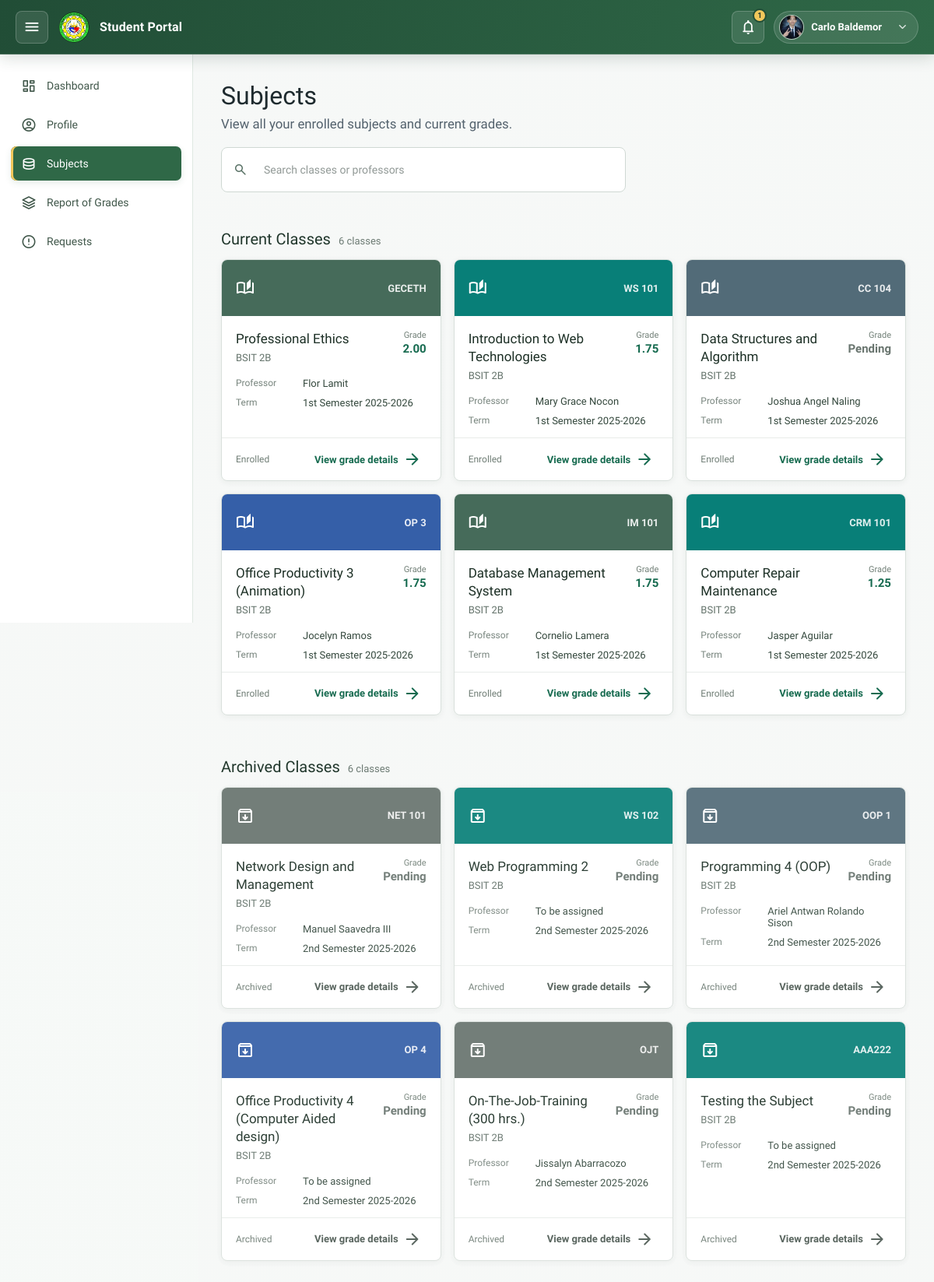
/student/pages/subjects.php (signed in), run on the app's committed database.
### tables this page shows
CREATE TABLE `section_subjects` (
  `id` int(11) NOT NULL,
  `section_id` int(11) NOT NULL,
  `subject_id` int(11) NOT NULL,
  `professor_id` int(11) DEFAULT NULL,
  `term_id` int(11) DEFAULT NULL,
  `created_at` datetime DEFAULT current_timestamp()
);

CREATE TABLE `subjects` (
  `id` int(11) NOT NULL,
  `subject_code` varchar(50) NOT NULL,
  `subject_title` varchar(200) NOT NULL,
  `units` decimal(3,1) DEFAULT 0.0,
  `description` text DEFAULT NULL,
  `course_id` int(11) DEFAULT NULL,
  `year_level` int(11) DEFAULT NULL,
  `term_id` int(11) DEFAULT NULL,
  `is_active` tinyint(1) DEFAULT 1,
  `created_at` datetime DEFAULT current_timestamp(),
  `updated_at` datetime DEFAULT current_timestamp() ON UPDATE current_timestamp()
);

CREATE TABLE `sections` (
  `id` int(11) NOT NULL,
  `section_name` varchar(100) NOT NULL,
  `is_active` tinyint(1) DEFAULT 1,
  `created_at` datetime DEFAULT current_timestamp(),
  `updated_at` datetime DEFAULT current_timestamp() ON UPDATE current_timestamp(),
  `year_level` enum('1','2','3','4') NOT NULL,
  `course_id` int(11) DEFAULT NULL,
  `term_id` int(11) DEFAULT NULL
);

CREATE TABLE `terms` (
  `id` int(11) NOT NULL,
  `semester` enum('1','2') NOT NULL DEFAULT '1',
  `term_name` varchar(100) NOT NULL,
  `school_year` varchar(20) DEFAULT NULL,
  `start_date` date DEFAULT NULL,
  `end_date` date DEFAULT NULL,
  `is_active` tinyint(1) DEFAULT 1,
  `created_at` datetime DEFAULT current_timestamp(),
  `updated_at` datetime DEFAULT current_timestamp() ON UPDATE current_timestamp()
);

### student/pages/subjects.php (the view, shortened to what the rows shown need)
<?php
require_once '../includes/init.php';
$user_id = $_SESSION['user']['id'];
$student_id = getStudentIDByUserID($pdo, $user_id);
function getStudentSubjects(PDO $pdo, int $student_id): array
{
    $sql = "
        SELECT
            t.term_name,
            t.is_active AS term_is_active,
            s.subject_code,
            s.subject_title,
            s.is_active AS subject_is_active,
            sec.section_name,
            sec.id AS section_id,
            ssub.id AS section_subject_id,
            CONCAT(p.first_name, ' ', p.last_name) AS professor_name
        FROM
            section_students ss
        INNER JOIN section_subjects ssub ON ss.section_id = ssub.section_id
        INNER JOIN sections sec ON ss.section_id = sec.id
        INNER JOIN subjects s ON ssub.subject_id = s.id
        LEFT JOIN terms t ON ssub.term_id = t.id
        LEFT JOIN professors p ON ssub.professor_id = p.id
        WHERE
            ss.student_id = :student_id
    ";
    $stmt = $pdo->prepare($sql);
    $stmt->execute(['student_id' => $student_id]);
    return $stmt->fetchAll();
}
function getStudentIDByUserID(PDO $pdo, int $user_id): ?int
{
    $sql = "SELECT id FROM students WHERE user_id = :user_id";
    $stmt = $pdo->prepare($sql);
    $stmt->execute(['user_id' => $user_id]);
    $result = $stmt->fetchColumn();
    return $result !== false ? (int)$result : null;
}
$all_subjects = getStudentSubjects($pdo, $student_id);
$enrolled_subjects = [];
$archived_subjects = [];
foreach ($all_subjects as $subject) {
    $subjectIsActive = isset($subject['subject_is_active']) ? (int)$subject['subject_is_active'] === 1 : true;
    $termFlag = $subject['term_is_active'] ?? null;
    $termIsActive = $termFlag === null ? true : ((int)$termFlag === 1);
    if ($subjectIsActive && $termIsActive) {
        $enrolled_subjects[] = $subject;
    } else {
        $archived_subjects[] = $subject;
    }
}
$subjectGroups = [
    ['title' => 'Current Classes', 'subjects' => $enrolled_subjects, 'archived' => false],
    ['title' => 'Archived Classes', 'subjects' => $archived_subjects, 'archived' => true],
];
?>
<!DOCTYPE html>
<html lang="en">
<head>
    <link rel="stylesheet" href="../assets/css/student.css?v=20261006.1">
</head>
<body>
    <?php include '../includes/header.php'; ?>
    <div class="layout">
        <main class="content">
            <div class="page-header">
              <h1>Subjects</h1>
            </div>
                        <?php foreach ($subjectGroups as $group): ?>
                            <section class="subject-group<?= $group['archived'] ? ' subject-group--archived' : ''; ?>" aria-labelledby="<?= $group['archived'] ? 'archived-classes-heading' : 'current-classes-heading'; ?>">
                                <div class="subject-group__heading">
                                    <h2 id="<?= $group['archived'] ? 'archived-classes-heading' : 'current-classes-heading'; ?>"><?= htmlspecialchars($group['title']); ?></h2>
                                    <span><?= count($group['subjects']); ?> <?= count($group['subjects']) === 1 ? 'class' : 'classes'; ?></span>
                                </div>
                                <?php if (empty($group['subjects'])): ?>
                                    <div class="subject-empty-state">
                                        <span class="material-symbols-rounded" aria-hidden="true"><?= $group['archived'] ? 'inventory_2' : 'menu_book'; ?></span>
                                        <p><?= $group['archived'] ? 'No archived classes.' : 'No classes are assigned for an active term yet.'; ?></p>
                                    </div>
                                <?php else: ?>
                                    <div class="subject-card-grid">
                                        <?php foreach ($group['subjects'] as $subject): ?>
                                            <?php
                                                $sectionId = (int)($subject['section_id'] ?? 0);
                                                $sectionSubjectId = (int)($subject['section_subject_id'] ?? 0);
                                                $subjectTitle = trim((string)($subject['subject_title'] ?? ''));
                                                $subjectCode = trim((string)($subject['subject_code'] ?? ''));
                                                $professorName = trim((string)($subject['professor_name'] ?? '')) ?: 'To be assigned';
                                                $termName = trim((string)($subject['term_name'] ?? '')) ?: 'Term not set';
                                                $sectionName = trim((string)($subject['section_name'] ?? '')) ?: 'Section not set';
                                                $gradeInfo = $sectionId ? computeStudentGradeForSection($pdo, $student_id, $sectionId, $sectionSubjectId ?: null) : null;
                                                if (!empty($gradeInfo['equivalent'])) {
                                                        $gradeDisplay = (string)$gradeInfo['equivalent'];
                                                } elseif (isset($gradeInfo['final_grade_display']) && $gradeInfo['final_grade_display'] !== null) {
                                                        $gradeDisplay = number_format((float)$gradeInfo['final_grade_display'], 2) . '%';
                                                } else {
                                                        $gradeDisplay = 'Pending';
                                                }
                                                $searchText = strtolower(implode(' ', [$subjectCode, $subjectTitle, $sectionName, $professorName, $termName]));
                                            ?>
                                            <article class="subject-card<?= $group['archived'] ? ' subject-card--archived' : ''; ?>" data-subject-card data-search="<?= htmlspecialchars($searchText, ENT_QUOTES); ?>">
                                                <div class="subject-card__banner" aria-hidden="true">
                                                    <span class="material-symbols-rounded"><?= $group['archived'] ? 'archive' : 'auto_stories'; ?></span>
                                                    <span class="subject-card__code"><?= htmlspecialchars($subjectCode ?: 'SUBJECT'); ?></span>
                                                </div>
                                                <div class="subject-card__content">
                                                    <div class="subject-card__title-row">
                                                        <div>
                                                            <h3><?= htmlspecialchars($subjectTitle ?: $subjectCode ?: 'Subject'); ?></h3>
                                                            <p class="subject-card__section"><?= htmlspecialchars($sectionName); ?></p>
                                                        </div>
                                                        <span class="subject-grade<?= $gradeDisplay === 'Pending' ? ' subject-grade--pending' : ''; ?>">
                                                            <span class="subject-grade__label">Grade</span>
                                                            <?= htmlspecialchars($gradeDisplay); ?>
                                                        </span>
                                                    </div>
                                                    <dl class="subject-card__details">
                                                        <div><dt>Professor</dt><dd><?= htmlspecialchars($professorName); ?></dd></div>
                                                        <div><dt>Term</dt><dd><?= htmlspecialchars($termName); ?></dd></div>
                                                    </dl>
                                                </div>
                                                <div class="subject-card__footer">
                                                    <span class="subject-card__status"><?= $group['archived'] ? 'Archived' : 'Enrolled'; ?></span>
                                                    <button
                                                        type="button"
                                                        class="subject-card__action"
                                                        data-grade-view
                                                        data-subject="<?= htmlspecialchars($subjectTitle ?: $subjectCode, ENT_QUOTES); ?>"
                                                        data-professor="<?= htmlspecialchars($professorName, ENT_QUOTES); ?>"
                                                        data-section-id="<?= $sectionId; ?>"
                                                        data-section-subject-id="<?= $sectionSubjectId; ?>"
                                                        <?= $sectionId ? '' : 'disabled'; ?>
                                                    >View grade details <span class="material-symbols-rounded" aria-hidden="true">arrow_forward</span></button>
                                                </div>
                                            </article>
                                        <?php endforeach; ?>
                                    </div>
                                <?php endif; ?>
                            </section>
                        <?php endforeach; ?>
        </main>
    </div>
</body>
</html>

### data on the page
section_subjects: subject.subject_code "GECETH", subject.subject_title "Professional Ethics", section.section_name "BSIT 2B", gradeDisplay "2.00", professorName "Flor Lamit", term.term_name "1st Semester 2025-2026", shows "Enrolled"
section_subjects: subject.subject_code "WS 101", subject.subject_title "Introduction to Web Technologies", section.section_name "BSIT 2B", gradeDisplay "1.75", professorName "Mary Grace Nocon", term.term_name "1st Semester 2025-2026", shows "Enrolled"
section_subjects: subject.subject_code "CC 104", subject.subject_title "Data Structures and Algorithm", section.section_name "BSIT 2B", gradeDisplay "Pending", professorName "Joshua Angel Naling", term.term_name "1st Semester 2025-2026", shows "Enrolled"
section_subjects: subject.subject_code "OP 3", subject.subject_title "Office Productivity 3 (Animation)", section.section_name "BSIT 2B", gradeDisplay "1.75", professorName "Jocelyn Ramos", term.term_name "1st Semester 2025-2026", shows "Enrolled"
section_subjects: subject.subject_code "IM 101", subject.subject_title "Database Management System", section.section_name "BSIT 2B", gradeDisplay "1.75", professorName "Cornelio Lamera", term.term_name "1st Semester 2025-2026", shows "Enrolled"
section_subjects: subject.subject_code "CRM 101", subject.subject_title "Computer Repair Maintenance", section.section_name "BSIT 2B", gradeDisplay "1.25", professorName "Jasper Aguilar", term.term_name "1st Semester 2025-2026", shows "Enrolled"
section_subjects: subject.subject_code "NET 101", subject.subject_title "Network Design and Management", section.section_name "BSIT 2B", gradeDisplay "Pending", professorName "Manuel Saavedra III", term.term_name "2nd Semester 2025-2026", shows "Archived"
section_subjects: subject.subject_code "WS 102", subject.subject_title "Web Programming 2", section.section_name "BSIT 2B", gradeDisplay "Pending", professorName "To be assigned", term.term_name "2nd Semester 2025-2026", shows "Archived"
section_subjects: subject.subject_code "OOP 1", subject.subject_title "Programming 4 (OOP)", section.section_name "BSIT 2B", gradeDisplay "Pending", professorName "Ariel Antwan Rolando Sison", term.term_name "2nd Semester 2025-2026", shows "Archived"
section_subjects: subject.subject_code "OP 4", subject.subject_title "Office Productivity 4 (Computer Aided design)", section.section_name "BSIT 2B", gradeDisplay "Pending", professorName "To be assigned", term.term_name "2nd Semester 2025-2026", shows "Archived"
section_subjects: subject.subject_code "OJT", subject.subject_title "On-The-Job-Training (300 hrs.)", section.section_name "BSIT 2B", gradeDisplay "Pending", professorName "Jissalyn Abarracozo", term.term_name "2nd Semester 2025-2026", shows "Archived"
section_subjects: subject.subject_code "AAA222", subject.subject_title "Testing the Subject", section.section_name "BSIT 2B", gradeDisplay "Pending", professorName "To be assigned", term.term_name "2nd Semester 2025-2026", shows "Archived"

### other printed values
$studentUnreadCount "1"
currentUserName() "Carlo Baldemor"
$group['title'] "Current Classes"
count($group['subjects']) "6"
$group['title'] "Archived Classes"
